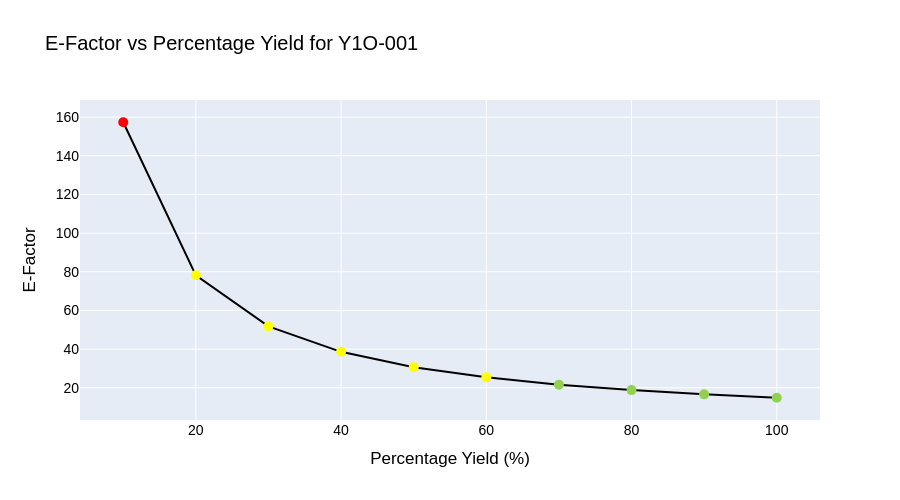

The code cell stored with this chart in its notebook:
### Code cell
#plots the e-factor line graph for reaction 1
plot_single_reaction(df_e_factor_values, "Y1O-001")

### Figure 1 — Plotly figure (JSON) as saved in the notebook; plotly's stock layout.template omitted (floating-point values rounded to 4 significant figures)
{"data": [{"hovertemplate": "Percentage Yield (%)=%{x}<br>E‑Factor=%{y}<extra></extra>", "legendgroup": "", "line": {"color": "black", "dash": "solid"}, "marker": {"color": ["#FF0000", "#FFFF00", "#FFFF00", "#FFFF00", "#FFFF00", "#FFFF00", "#92D050", "#92D050", "#92D050", "#92D050"], "size": 10, "symbol": "circle"}, "mode": "lines+markers", "name": "", "orientation": "v", "showlegend": false, "type": "scatter", "x": [10, 20, 30, 40, 50, 60, 70, 80, 90, 100], "xaxis": "x", "y": [157.3, 78.17, 51.78, 38.59, 30.67, 25.39, 21.62, 18.79, 16.59, 14.83], "yaxis": "y"}], "layout": {"font": {"color": "black", "family": "Arial", "size": 14}, "height": 500, "legend": {"tracegroupgap": 0}, "title": {"text": "E‑Factor vs Percentage Yield for Y1O-001"}, "xaxis": {"anchor": "y", "domain": [0, 1], "nticks": 10, "title": {"text": "Percentage Yield (%)"}}, "yaxis": {"anchor": "x", "domain": [0, 1], "nticks": 10, "title": {"text": "E‑Factor"}}}}
